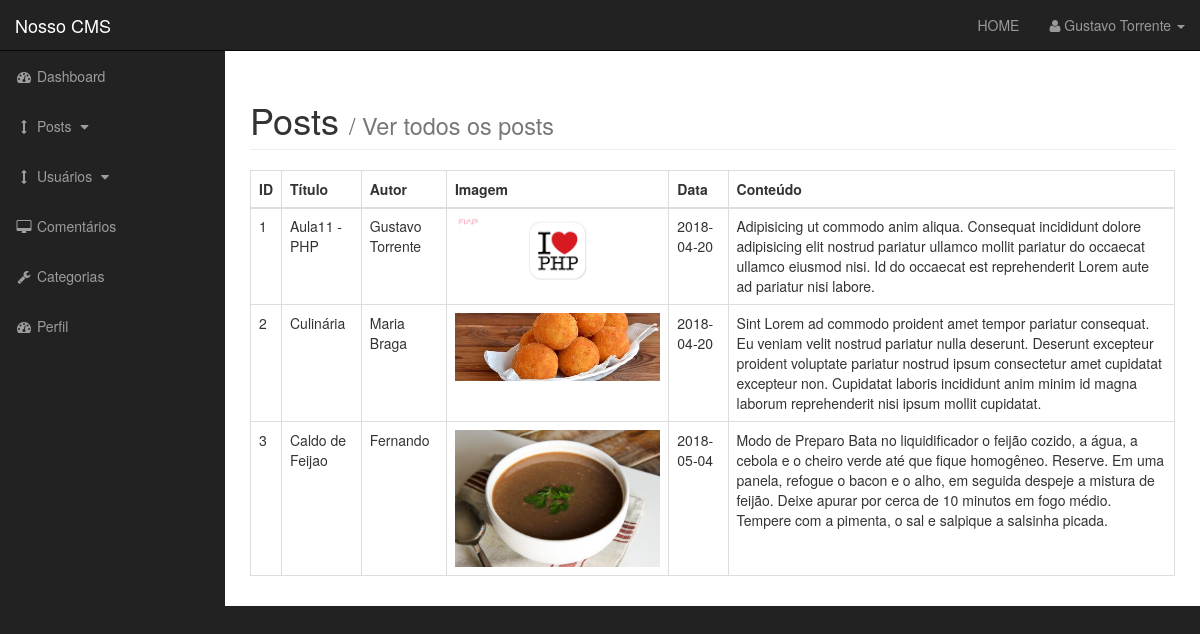
/admin/posts.php (signed in), run on the app's committed database.
### tables this page shows
CREATE TABLE `posts` (
  `post_id` int(5) NOT NULL,
  `post_titulo` varchar(255) NOT NULL,
  `post_autor` varchar(100) NOT NULL,
  `post_imagem` text NOT NULL,
  `post_data` date NOT NULL,
  `post_conteudo` text NOT NULL
);

### admin/posts.php (the view, shortened to what this page needs)
<?php include 'includes/admin_header.php'; ?>
    <div id="wrapper">
        <?php include 'includes/admin_navigation.php'; ?>
        <div id="page-wrapper">
            <div class="container-fluid">
                <div class="row">
                    <div class="col-lg-12">
                        <h1 class="page-header">
                            Posts
                            <small>/ Ver todos os posts</small>
                        </h1>
                        <table class="table table-bordered table-hover">
                            <thead>
                                <tr>
                                    <th>ID</th>
                                    <th>Título</th>
                                    <th>Autor</th>
                                    <th>Imagem</th>
                                    <th>Data</th>
                                    <th>Conteúdo</th>
                            </thead>
                                <tbody>
                                    <?php
                    $query = "SELECT * FROM posts";
                    $select_todos_posts = mysqli_query($connection, $query);
                    while($row = mysqli_fetch_assoc($select_todos_posts)){
                        $post_id = $row['post_id'];
                        $post_titulo = $row['post_titulo'];
                        $post_autor = $row['post_autor'];
                        $post_imagem  = $row['post_imagem'];
                        $post_data  = $row['post_data'];
                        $post_conteudo   = $row['post_conteudo'];
                        echo "<tr>";
                        echo "<td>" . $post_id . "</td>";
                        echo "<td>" . $post_titulo . "</td>";
                        echo "<td>" . $post_autor . "</td>";
                        echo "<td><img src='../images/$post_imagem' class ='img-responsive' ></td>";
                        echo "<td>" . $post_data . "</td>";
                        echo "<td>" . $post_conteudo . "</td>";
                        echo "</tr>";
                    }
                                    ?>
                                </tbody>
                        </table>
                      </div>
                </div>
            </div>
        </div>
<?php include 'includes/admin_footer.php'; ?>

### admin/css/sb-admin.css (style rules this page uses)
body { margin-top: 100px; background-color: #222; }
@media (min-width:768px) { body { margin-top: 50px; } }
#wrapper { padding-left: 0; }
#page-wrapper { width: 100%; padding: 0; background-color: #fff; }
@media (min-width:768px) { #wrapper { padding-left: 225px; } }
@media (min-width:768px) { #page-wrapper { padding: 10px; } }

### data on the page
posts: post_id "1", post_titulo "Aula11 - PHP", post_autor "Gustavo Torrente", post_imagem (picture), post_data "2018-04-20", post_conteudo "Adipisicing ut commodo anim aliqua. Consequat incididunt dolore adipisicing elit nostrud pariatur ullamco mollit pariatur do occaecat ullamco eiusmod nisi. Id do occaecat est reprehenderit Lorem aute ad pariatur nisi labore."
posts: post_id "2", post_titulo "Culinária", post_autor "Maria Braga", post_imagem (picture), post_data "2018-04-20", post_conteudo "Sint Lorem ad commodo proident amet tempor pariatur consequat. Eu veniam velit nostrud pariatur nulla deserunt. Deserunt excepteur proident voluptate pariatur nostrud ipsum consectetur amet cupidatat excepteur non. Cupidatat laboris incididunt anim minim id magna laborum reprehenderit nisi ipsum mollit cupidatat."
posts: post_id "3", post_titulo "Caldo de Feijao", post_autor "Fernando", post_imagem (picture), post_data "2018-05-04", post_conteudo "Modo de Preparo Bata no liquidificador o feijão cozido, a água, a cebola e o cheiro verde até que fique homogêneo. Reserve. Em uma panela, refogue o bacon e o alho, em seguida despeje a mistura de feijão. Deixe apurar por cerca de 10 minutos em fogo médio. Tempere com a pimenta, o sal e salpique a salsinha picada."
